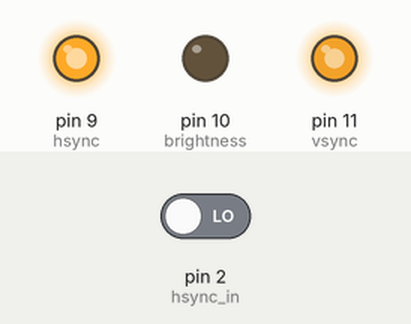
Bench run of a sketch on a simulated Arduino Uno, built with avr-gcc and run on an emulated ATmega328P. Parts: output pins drawn as LEDs (lit = HIGH). The inputs (shaded band) are chosen by the test bench; at power-on: pin 2 (hsync_in) LOW.

Above: at 0.1 s.
Timing chart, 0 to 1.6 s (numbered marks = the images above):
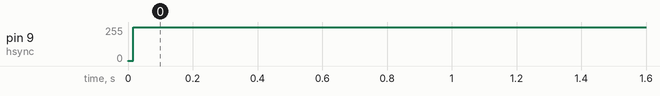

Measured:
- by itself, pin 9 (hsync): 1/255 → 254/255 at 0.02 s

The sketch:

vga_track_pos.ino
```cpp
//so the VGA has a clock cylce of 25MHz
//arduino is only 16MHz
//the easist thing to do is to basically give 1/16 the resolution of the VGA
//so every 25 clock cycles on the vga correspond to 16 on the arduino, this should give them ample time to synch up on the h and vsyn lines
//of course that makes effecive resolution of 40x30 which uh yeah not great
//at 5x5 font (https://bitfume.com/tools/fonts/pixel-five/) that's only 8x6 characters so yeah that's pretty crappy
//let's not worry about that right now, let's just focus on the get something working thing
//almost all the timings convert easily except for the V_LOW, VBP, and VFP, these are 2, 33, and 10 clock cycles respectively this
//this corresponds to 1.28, 21.12, and 6.4 clock cylces on arduino respecitively
//to be frank, I really don't know how to best do that other than just round to the nearest clock cyle

//I have a seeduino that can run at up to 48MHz aparently so that's cool, more than enough :) can be set to other values, see https://files.seeedstudio.com/wiki/Seeeduino-XIAO/res/ATSAMD21G18A-MU-Datasheet.pdf
//it is at only 3.3 volts but that might be logic level high for the 5V h/vsync
//if not I can just slap on some transistors I guess

//i think i might be profoundly dumb and thinking aobut this too digitally
//just get the bulk times/frequencies correct, don't worry about counting clock cycles
//yeah if i get the H_High a little wrong there will be crappy signal at the edges or something
//but like, just see what happens when h and vsynch ar right and have fun

//hey guess who's and idiot and has two thumbs, this guy!
//so there isn't a 2 clock cycle delay on the vsync, it's 2 whole lines
//i mean the drawing does show that but idk it's defintely really long

//need the synch total period to be 512 clock cycles on arduino, it is off for 3.84us which is 60 clock cycles and it needs to be on for 28.16us which is 450 clock clycles
//asstute readers may notice that this does not add to 512 clock cycles, we'll deal with that later i guess


volatile uint16_t toggleCount1 = 0;  // For Timer1
volatile uint16_t toggleCount2 = 0;  // For Timer2

const int width = 300;
const int height = 32;

bool oneRow[width] = {0, 0, 0, 0, 0, 0, 0, 0, 0, 0, 0, 0, 0, 0, 0, 0, 0, 0, 0, 0, 0, 0, 0, 0, 0, 0, 0, 0, 0, 0, 0, 0, 0, 0, 0, 0, 0, 0, 0, 0, 0, 0, 0, 0, 0, 0, 0, 0, 0, 0, 0, 0, 0, 0, 0, 0, 0, 0, 0, 0, 0, 0, 0, 0, 0, 0, 0, 0, 0, 0, 0, 0, 0, 0, 0, 0, 0, 0, 0, 0, 0, 0, 0, 0, 0, 0, 0, 0, 0, 0, 0, 0, 0, 0, 0, 0, 0, 0, 0, 0, 0, 1, 1, 0, 0, 1, 1, 0, 1, 0, 1, 0, 0, 0, 0, 1, 0, 0, 1, 1, 1, 0, 0, 0, 0, 1, 0, 0, 0, 1, 1, 1, 0, 0, 1, 0, 1, 1, 1, 1, 1, 0, 0, 1, 0, 0, 0, 1, 0, 0, 0, 0, 1, 1, 1, 1, 0, 1, 0, 1, 0, 0, 0, 0, 0, 0, 0, 0, 1, 0, 0, 1, 0, 1, 1, 0, 0, 1, 1, 1, 1, 0, 0, 1, 1, 1, 1, 0, 0, 0, 1, 1, 1, 1, 1, 0, 0, 0, 1, 0, 0, 0, 0, 0, 0, 0, 0, 0, 0, 0, 0, 0, 0, 0, 0, 0, 0, 0, 0, 0, 0, 0, 0, 0, 0, 0, 0, 0, 0, 0, 0, 0, 0, 0, 0, 0, 0, 0, 0, 0, 0, 0, 0, 0, 0, 0, 0, 0, 0, 0, 0, 0, 0, 0, 0, 0, 0, 0, 0, 0, 0, 0, 0, 0, 0, 0, 0, 0, 0, 0, 0, 0, 0, 0, 0, 0, 0, 0, 0, 0, 0, 0, 0, 0, 0, 0, 0, 0, 0, 0, 0, 0, 0, 0, 0, 0, 0, 0, 0, 0};

int hsync_pos_track = 0;
int vsync_pos_track = 0;

int hsync_in = 2;
int vsync_in = 3;

int hsync = 9; //pin 13 on the connector, no tape
int vsync = 11; //pin 14 on the connector it has duck tape
int brightness = 10;
int time = 0;

void setup() {
  // put your setup code here, to run once:
  pinMode(hsync_in, INPUT);
  pinMode(vsync_in, INPUT);
  pinMode(hsync, OUTPUT);
  pinMode(vsync, OUTPUT);
  pinMode(brightness, OUTPUT);

  //sets the wgm (waveform generator) bits to 101 which is phase corrected (counts up and down) and sets the top value in OCR2A I think
  //idk why i can set WGM22 here, it should br in register TCCR2B but if I try and set it there it breaks
  TCCR2A = 0b10000001;
  //prescale of 1, ie no prescale
  TCCR2B = 0b00000001;
  //top value? or like where it is compared
  OCR2A = 225;

  //yippe this is hsync for sure
  //now I need a second counter for vsync

  //I'm going to be so fucking fr, IDK how I got this
  //it runs at ~60Hz and I hope that's good enough for the vsync
  TCCR1A = 0b10000001;  // Toggle OC1A (pin 9) on Compare Match
  //prescale of 32
  TCCR1B = 0b00001101;  // CTC mode, No prescaler (16MHz clock)
  OCR1A = 254;

  //gpt ahh code
  //TIMSK1 |= _BV(OCIE1A);
  // Enable Timer2 Output Compare Interrupt (for toggles)
  //TIMSK2 |= _BV(OCIE2A);  // Enable compare match interrupt for Timer2 (Pin 3)

  sei();  // Enable global interrupts

  Serial.begin(9600);
  attachInterrupt(digitalPinToInterrupt(hsync_in), incr_hsync, RISING);
  //attachInterrupt(digitalPinToInterrupt(vsync_in), incr_vsync, RISING);
}

/*
ISR(TIMER1_COMPA_vect) {
  toggleCount1++;  // Increment every time PWM toggles
  if(toggleCount1 >= 800) toggleCount1 = 0;
}

ISR(TIMER2_COMPA_vect) {
  toggleCount2++;  // Increment every time PWM toggles
  if(toggleCount2 >= 525) toggleCount2 = 0;
  PORTB = 0b00000100 & (TCNT2);
}
*/

void incr_hsync(){
  drawOneRow();
  //hsync_pos_track++;
  //if (hsync_pos_track >= 100) hsync_pos_track = 0;
}

void incr_vsync(){
  vsync_pos_track++;
  if (vsync_pos_track >= height) vsync_pos_track = 0;
  //bool* oneRow = myArray[20];
  //drawOneRow();
}

void drawOneRow(){
  for (int i = 0; i < width; i++){
    digitalWrite(10, oneRow[i]);
  }
}

void loop(){
  //digitalWrite(10, HIGH);
  //PORTB = 0b00000100;
  //PORTD = (TCNT2 == 0b01011100);
  //if ((TCNT2 == 0b01011100)) digitalWrite(10, HIGH);
  //if ((TCNT2 == 0b11110110)) digitalWrite(10, LOW);
  //digitalWrite(brightness, (TCNT2 >> 7));
  //if((TCNT1 == 0x00)) Serial.println('v');
  //if((TCNT2 == 0x00)) drawOneRow();
  //Serial.println(vsync_pos_track);

}
```
